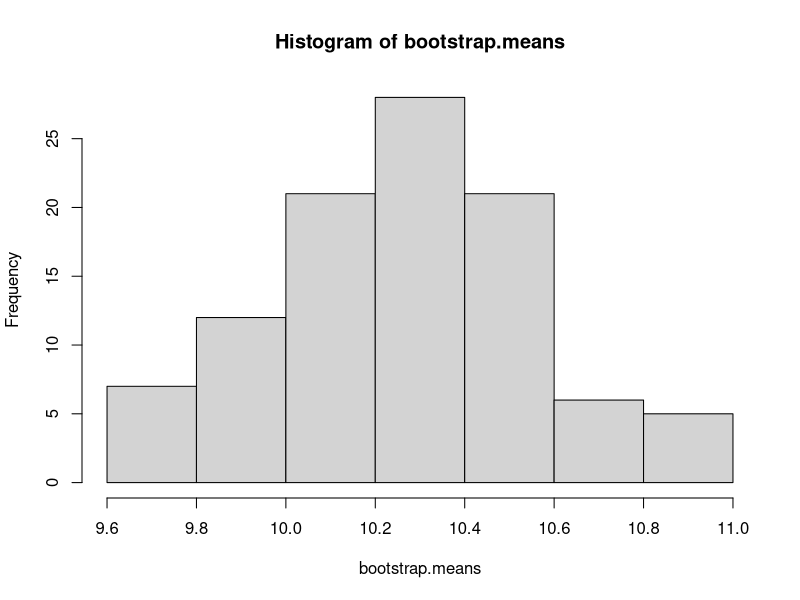

Recreate this plot in R.
set.seed(123)
samp <- rnorm(100, mean = 10, sd = 3)
B <- 100
bootstrap.means <- rep(NA, B)
for(i in 1:B){
    boot.samp <- samp[sample(length(samp), size = B, replace = TRUE)]
    bootstrap.means[i] <- mean(boot.samp)
}
hist(bootstrap.means)